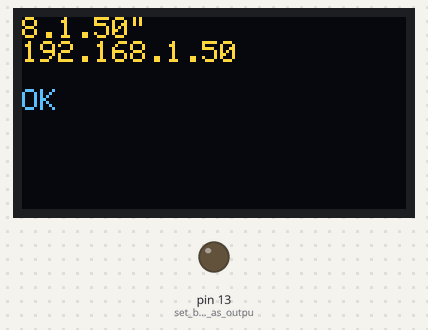
Recording of a sketch running on a simulated Arduino Mega 2560, built with avr-gcc and run on an emulated ATmega2560. Parts: 128×64 one-colour display, output pins drawn as LEDs (lit = HIGH). The OLED is the two-colour kind (top 16 rows yellow); the modem accepts every AT command (registered, SIM ready, sends succeed) and sends nothing else; what the sketch prints to the serial monitor is not drawn.

Above: at 0.3 s.

Measured:
- what the display in image 0 shows lasts 5.1 s, from 0.2 s to 5.3 s

The sketch:

wifi_messages.ino
```cpp
#include <SoftwareSerial.h>
#include <Wire.h>
#include <SPI.h>

//OLED display
#include <Adafruit_SSD1306.h>
#include <Adafruit_GFX.h>
// pre použitie displaya nedefinujeme žiadne piny, pretože na komunikáciu využíva I2C zbernicu (piny SDA a SCL)
Adafruit_SSD1306 display(SCL);    //vytvoríme objekt s názvom display pre OLED display

SoftwareSerial wifiSerial(50, 51);      // RX, TX for ESP8266

bool DEBUG = true;   //show more logs
int responseTime = 10; //communication timeout

void setup()
{
  display.begin(SSD1306_SWITCHCAPVCC, 0x3C);

  pinMode(13,OUTPUT);  //set build in led as output
  // Open serial communications and wait for port to open esp8266:
  Serial.begin(115200);
  while (!Serial) {
    ; // wait for serial port to connect. Needed for Leonardo only
  }
  wifiSerial.begin(115200);
  while (!wifiSerial) {
    ; // wait for serial port to connect. Needed for Leonardo only
  }
  //sendToWifi("AT+RST",responseTime,DEBUG);
  sendToWifi("AT+CWMODE=2",responseTime,DEBUG); // configure as access point
  sendToWifi("AT+CIFSR",responseTime,DEBUG); //192.168.4.1
  sendToWifi("AT+CIPMUX=1",responseTime,DEBUG); // configure for multiple connections
  delay(100);
  sendToWifi("AT+CIPSERVER=1,65432",responseTime,DEBUG); // turn on server on port 65432

  sendToUno("Wifi connection is running!",responseTime,DEBUG);
}

void loop(){
  display.clearDisplay(); //vyčistenie pamäte na displayi


  display.setTextColor(WHITE); //nastavenie farby textu na bielu
  display.setCursor(0,0); //nastavenie začiatku textu na displayi na ľavý horný roh (0px a 0px)

  String message = readWifiSerialMessage(); //načítanie správy z wifi modulu
  sendToUno(message,responseTime,DEBUG);  //poslanie správy z wifi modulu na arduino

  if (message){

  message = message.substring(9);
  display.println(message); //vypísanie správy na display
  Serial.println(message);

  display.display(); //aktualizovanie zobrazenia na displayi
  delay(5000);
  //sendData(String(message));
  delay(responseTime);
  }

  else{
    delay(responseTime);
  }

}

void sendData(String message){
  String len="";
  len+=message.length();
  String command="AT+CIPSEND=0,";
  command+=len;
  command+="\r\n";
  //sendToUno(command,responseTime,DEBUG);
  sendToWifi(command,responseTime,DEBUG);
  delay(100);
  //sendToWifi(message,responseTime,DEBUG);
  //delay(100);
}

/*
* Name: readSerialMessage
* Description: Function used to read data from Arduino Serial.
* Params:
* Returns: The response from the Arduino (if there is a reponse)
*/
String  readSerialMessage(){
  char value[100];
  int index_count =0;
  while(Serial.available()>0){
    value[index_count]=Serial.read();
    index_count++;
    value[index_count] = '\0'; // Null terminate the string
  }
  String str(value);
  str.trim();
  return str;
}

/*
* Name: readWifiSerialMessage
* Description: Function used to read data from ESP8266 Serial.
* Params:
* Returns: The response from the esp8266 (if there is a reponse)
*/
String  readWifiSerialMessage(){
  char value[100];
  int index_count =0;
  while(wifiSerial.available()>0){
    value[index_count]=wifiSerial.read();
    index_count++;
    value[index_count] = '\0'; // Null terminate the string
  }
  String str(value);
  str.trim();
  return str;
}

/*
* Name: sendToWifi
* Description: Function used to send data to ESP8266.
* Params: command - the data/command to send; timeout - the time to wait for a response; debug - print to Serial window?(true = yes, false = no)
* Returns: The response from the esp8266 (if there is a reponse)
*/
String sendToWifi(String command, const int timeout, boolean debug){
  String response = "";
  wifiSerial.println(command); // send the read character to the esp8266
  long int time = millis();
  while( (time+timeout) > millis())
  {
    while(wifiSerial.available())
    {
    // The esp has data so display its output to the serial window
    char c = wifiSerial.read(); // read the next character.
    response+=c;
    }
  }
  if(debug)
  {
    Serial.println(response);
  }
  return response;
}

/*
* Name: sendToUno
* Description: Function used to send data to Arduino.
* Params: command - the data/command to send; timeout - the time to wait for a response; debug - print to Serial window?(true = yes, false = no)
* Returns: The response from the esp8266 (if there is a reponse)
*/
String sendToUno(String command, const int timeout, boolean debug){
  String response = "";
  Serial.println(command); // send the read character to the esp8266
  long int time = millis();
  while( (time+timeout) > millis())
  {
    while(Serial.available())
    {
      // The esp has data so display its output to the serial window
      char c = Serial.read(); // read the next character.
      response+=c;
    }
  }
  if(debug)
  {
    Serial.println(response);
  }
  return response;
}
```
